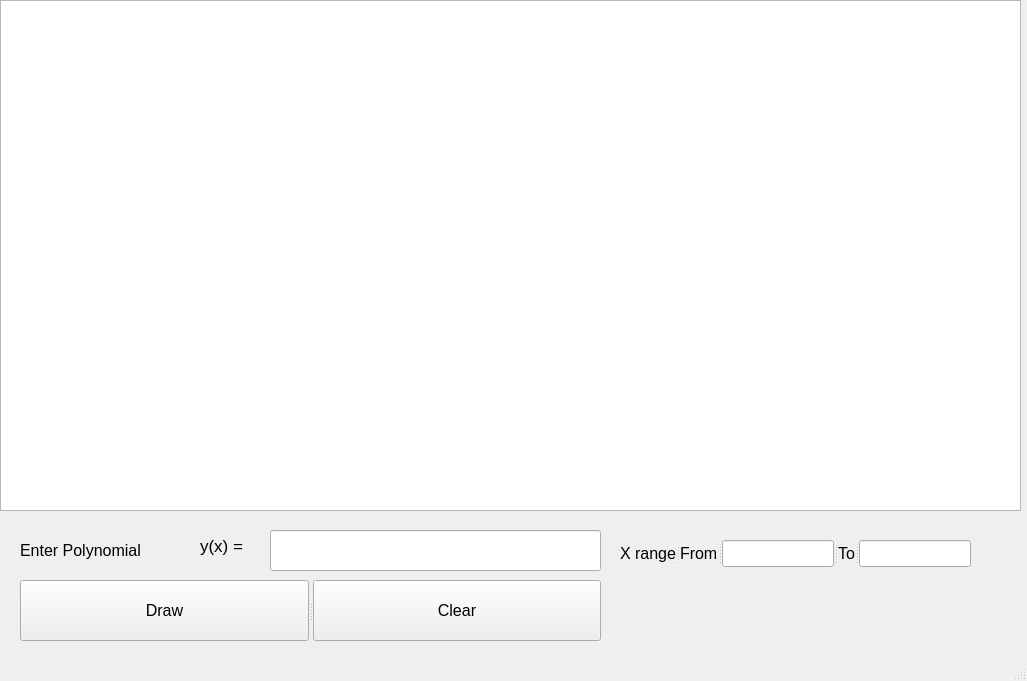
<?xml version="1.0" encoding="UTF-8"?>
<ui version="4.0">
 <class>MainWindow</class>
 <widget class="QMainWindow" name="MainWindow">
  <property name="geometry">
   <rect>
    <x>0</x>
    <y>0</y>
    <width>1027</width>
    <height>681</height>
   </rect>
  </property>
  <property name="windowTitle">
   <string>MainWindow</string>
  </property>
  <widget class="QWidget" name="centralwidget">
   <widget class="PlotWidget" name="graphicsView">
    <property name="geometry">
     <rect>
      <x>0</x>
      <y>0</y>
      <width>1021</width>
      <height>511</height>
     </rect>
    </property>
   </widget>
   <widget class="QLabel" name="label">
    <property name="geometry">
     <rect>
      <x>20</x>
      <y>530</y>
      <width>151</width>
      <height>41</height>
     </rect>
    </property>
    <property name="font">
     <font>
      <pointsize>12</pointsize>
     </font>
    </property>
    <property name="text">
     <string>Enter Polynomial</string>
    </property>
   </widget>
   <widget class="QLabel" name="label_2">
    <property name="geometry">
     <rect>
      <x>200</x>
      <y>520</y>
      <width>61</width>
      <height>51</height>
     </rect>
    </property>
    <property name="font">
     <font>
      <pointsize>13</pointsize>
     </font>
    </property>
    <property name="text">
     <string>y(x) = </string>
    </property>
   </widget>
   <widget class="QLineEdit" name="lineEdit">
    <property name="geometry">
     <rect>
      <x>270</x>
      <y>530</y>
      <width>331</width>
      <height>41</height>
     </rect>
    </property>
    <property name="font">
     <font>
      <pointsize>13</pointsize>
     </font>
    </property>
    <property name="text">
     <string/>
    </property>
   </widget>
   <widget class="QSplitter" name="splitter">
    <property name="geometry">
     <rect>
      <x>20</x>
      <y>580</y>
      <width>581</width>
      <height>61</height>
     </rect>
    </property>
    <property name="orientation">
     <enum>Qt::Horizontal</enum>
    </property>
    <widget class="QPushButton" name="pushButton">
     <property name="font">
      <font>
       <pointsize>12</pointsize>
      </font>
     </property>
     <property name="autoFillBackground">
      <bool>false</bool>
     </property>
     <property name="text">
      <string>Draw</string>
     </property>
     <property name="autoDefault">
      <bool>false</bool>
     </property>
     <property name="default">
      <bool>false</bool>
     </property>
     <property name="flat">
      <bool>false</bool>
     </property>
    </widget>
    <widget class="QPushButton" name="pushButton_2">
     <property name="font">
      <font>
       <pointsize>12</pointsize>
      </font>
     </property>
     <property name="autoFillBackground">
      <bool>false</bool>
     </property>
     <property name="text">
      <string>Clear</string>
     </property>
     <property name="autoDefault">
      <bool>false</bool>
     </property>
     <property name="default">
      <bool>false</bool>
     </property>
     <property name="flat">
      <bool>false</bool>
     </property>
    </widget>
   </widget>
   <widget class="QSplitter" name="splitter_2">
    <property name="geometry">
     <rect>
      <x>620</x>
      <y>540</y>
      <width>351</width>
      <height>27</height>
     </rect>
    </property>
    <property name="orientation">
     <enum>Qt::Horizontal</enum>
    </property>
    <widget class="QLabel" name="label_3">
     <property name="font">
      <font>
       <pointsize>12</pointsize>
      </font>
     </property>
     <property name="text">
      <string>X range</string>
     </property>
    </widget>
    <widget class="QLabel" name="label_4">
     <property name="font">
      <font>
       <pointsize>12</pointsize>
      </font>
     </property>
     <property name="text">
      <string>From</string>
     </property>
    </widget>
    <widget class="QLineEdit" name="lineEdit_2">
     <property name="font">
      <font>
       <pointsize>13</pointsize>
      </font>
     </property>
     <property name="text">
      <string/>
     </property>
    </widget>
    <widget class="QLabel" name="label_5">
     <property name="font">
      <font>
       <pointsize>12</pointsize>
      </font>
     </property>
     <property name="text">
      <string>To</string>
     </property>
    </widget>
    <widget class="QLineEdit" name="lineEdit_3">
     <property name="font">
      <font>
       <pointsize>13</pointsize>
      </font>
     </property>
     <property name="text">
      <string/>
     </property>
    </widget>
   </widget>
   <widget class="QLabel" name="label_6">
    <property name="geometry">
     <rect>
      <x>610</x>
      <y>580</y>
      <width>401</width>
      <height>51</height>
     </rect>
    </property>
    <property name="palette">
     <palette>
      <active>
       <colorrole role="Text">
        <brush brushstyle="SolidPattern">
         <color alpha="255">
          <red>255</red>
          <green>0</green>
          <blue>0</blue>
         </color>
        </brush>
       </colorrole>
       <colorrole role="PlaceholderText">
        <brush brushstyle="SolidPattern">
         <color alpha="128">
          <red>255</red>
          <green>0</green>
          <blue>0</blue>
         </color>
        </brush>
       </colorrole>
      </active>
      <inactive>
       <colorrole role="Text">
        <brush brushstyle="SolidPattern">
         <color alpha="255">
          <red>255</red>
          <green>0</green>
          <blue>0</blue>
         </color>
        </brush>
       </colorrole>
       <colorrole role="PlaceholderText">
        <brush brushstyle="SolidPattern">
         <color alpha="128">
          <red>255</red>
          <green>0</green>
          <blue>0</blue>
         </color>
        </brush>
       </colorrole>
      </inactive>
      <disabled>
       <colorrole role="Text">
        <brush brushstyle="SolidPattern">
         <color alpha="255">
          <red>120</red>
          <green>120</green>
          <blue>120</blue>
         </color>
        </brush>
       </colorrole>
       <colorrole role="PlaceholderText">
        <brush brushstyle="SolidPattern">
         <color alpha="128">
          <red>0</red>
          <green>0</green>
          <blue>0</blue>
         </color>
        </brush>
       </colorrole>
      </disabled>
     </palette>
    </property>
    <property name="font">
     <font>
      <pointsize>11</pointsize>
     </font>
    </property>
    <property name="text">
     <string/>
    </property>
   </widget>
  </widget>
  <widget class="QMenuBar" name="menubar">
   <property name="geometry">
    <rect>
     <x>0</x>
     <y>0</y>
     <width>1027</width>
     <height>21</height>
    </rect>
   </property>
  </widget>
  <widget class="QStatusBar" name="statusbar"/>
 </widget>
 <customwidgets>
  <customwidget>
   <class>PlotWidget</class>
   <extends>QGraphicsView</extends>
   <header location="global">pyqtgraph</header>
  </customwidget>
 </customwidgets>
 <resources/>
 <connections/>
</ui>
